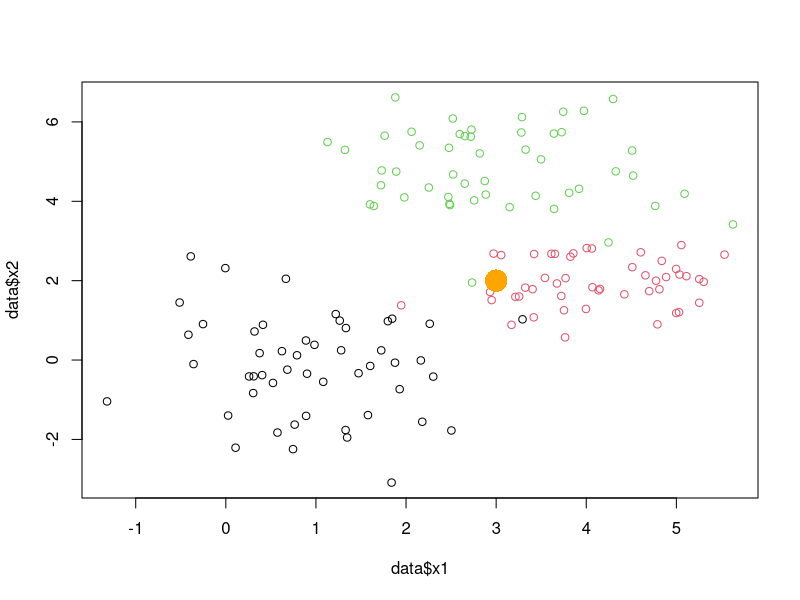

The R source for this figure: (Note: this script raises an error after producing the figure.)
x1 <- c(rnorm(50, 1, 1), rnorm(50, 4, .8), rnorm(50, 3, 1))
x2 <- c(rnorm(50, 0, 1.2), rnorm(50, 2, .5), rnorm(50, 5, 1))
y  <- c(rep(1, 50), rep(2, 50), rep(3, 50))

data <- data.frame(x1, x2, y)

plot(data$x1, data$x2, col=data$y)

# New instance to predict
new <- c(3, 2)
points(new[1], new[2], col='orange', pch=16, cex=3)

# Hand-rolled prediction function
knn.predict <- function(instance, data, k=3) {
  n <- data.frame(t(instance))
  colnames(n) <- colnames(data[,1:2])
  d <- dist(bind_rows(data[,1:2], n)) %>% as.matrix
  idx <- names(sort(d[nrow(d),])[2:(k+1)])
  s <- sort(table(data[idx,]$y), decreasing=T)
  predicted <- as.numeric(names(s)[1])
  prob <- s[1] / sum(s)
  list(prediction=predicted, probability=prob, neighbors=idx)
}

# Let's try it
p <- knn.predict(new, data, k=10)
points(new[1], new[2], col=p$prediction, pch=16, cex=2)
segments(rep(new[1], 3), rep(new[2], 3),
         data[p$neighbors,1],data[p$neighbors,2])

# Draw decision boundary
test_data <- expand.grid(x1=seq(-1, 6, 0.1), x2=seq(-3, 7, 0.1))
apply(test_data, 1, function(x) points(x[1], x[2], col=knn.predict(x, data)$prediction, pch=15, cex=2))
points(data$x1, data$x2, pch=21, col='white', bg=data$y)

# And for k = 10?
apply(test_data, 1, function(x) points(x[1], x[2], col=knn.predict(x, data, k=10)$prediction, pch=15, cex=2))
points(data$x1, data$x2, pch=21, col='white', bg=data$y)
